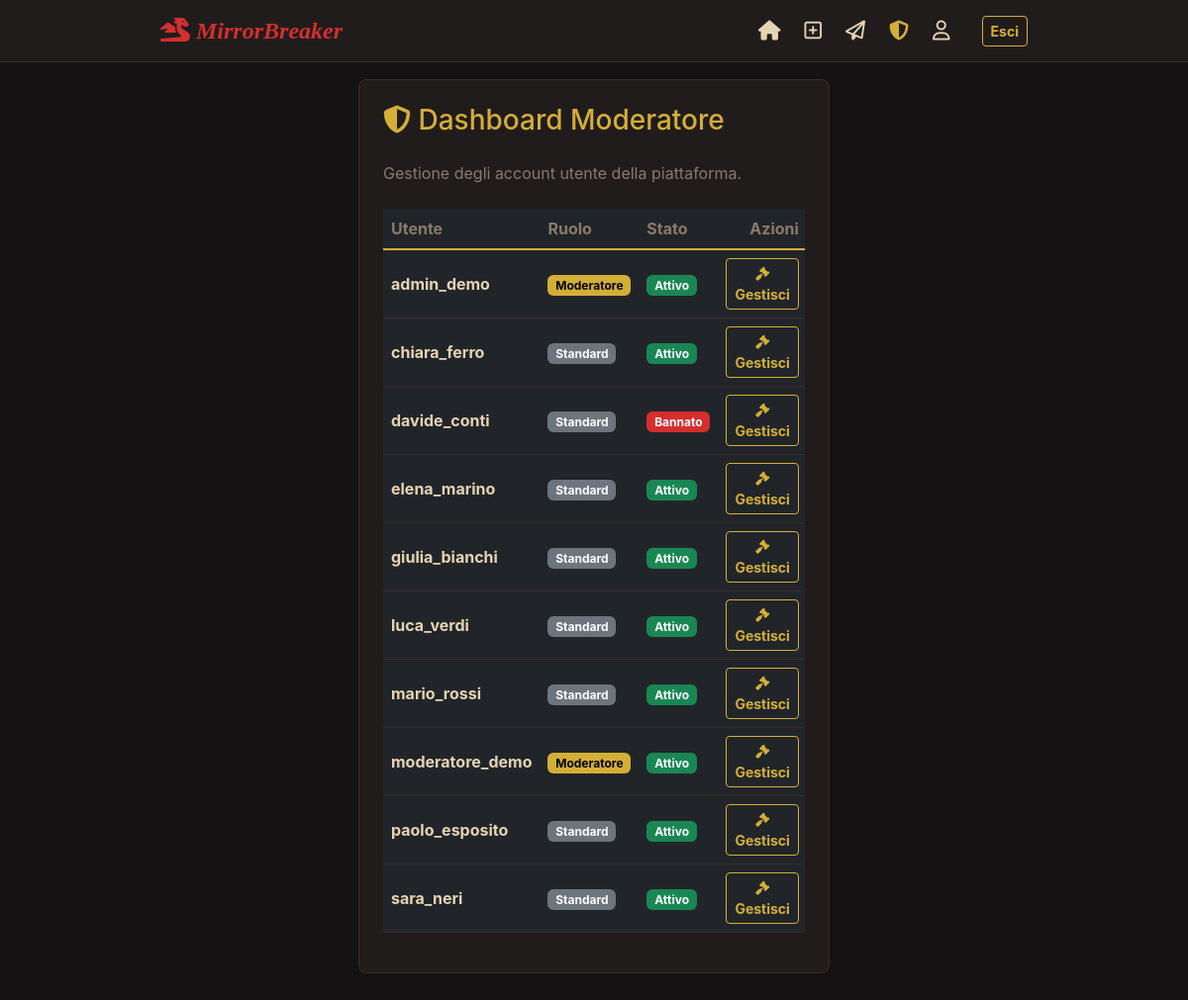
/moderatore/utenti/ (signed in), run on an earlier commit of the app's database.
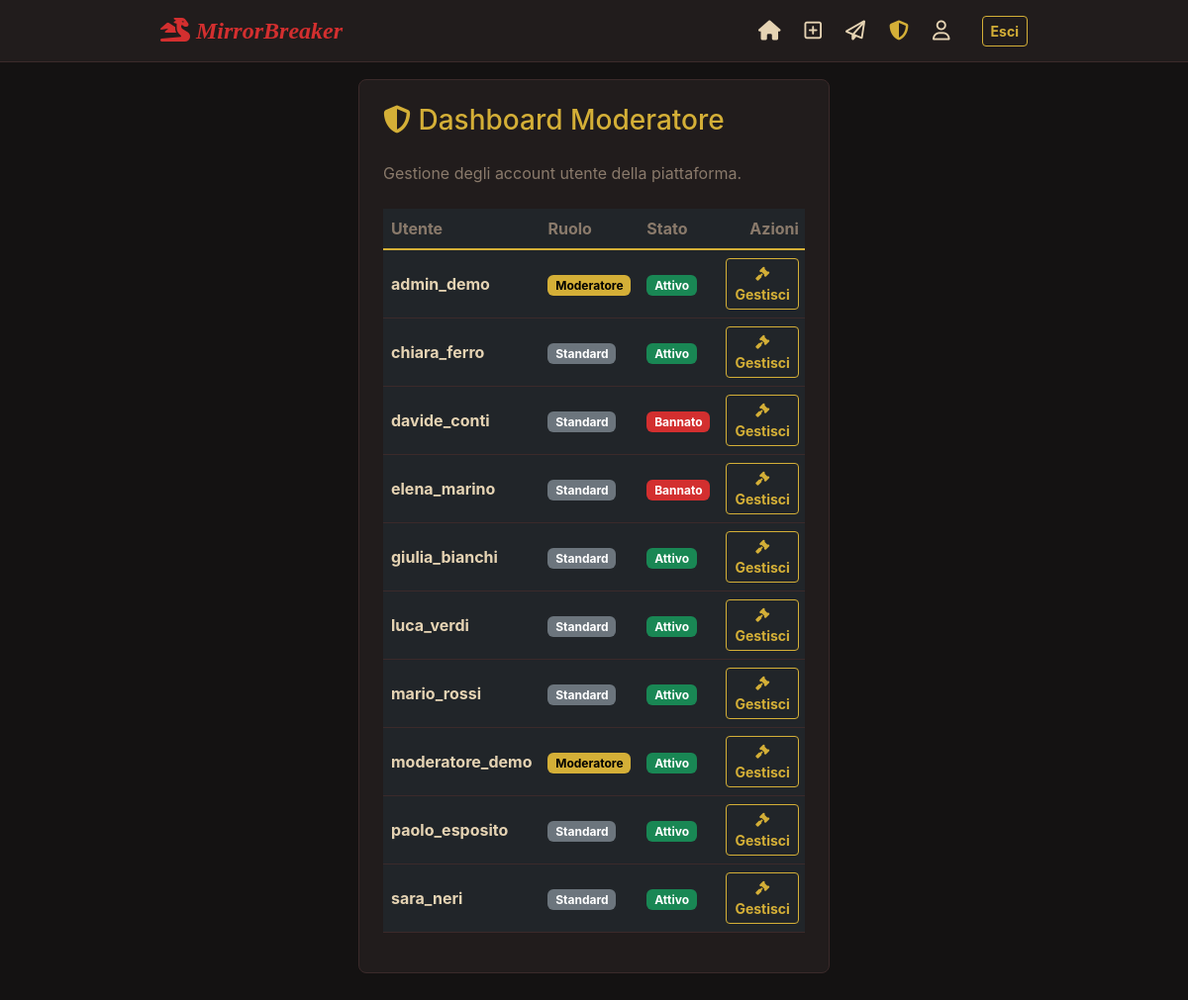
And on a later commit of the database.
### users/models.py (models this page shows, shortened)
class CustomUser(AbstractUser):
    ROLE_CHOICES = (
        ('standard',  'Utente Standard'),
        ('moderator', 'Moderatore'),
    )
    ruolo = models.CharField(max_length=20, choices=ROLE_CHOICES, default='standard')
    immagine_profilo = models.ImageField(upload_to='avatars/', null=True, blank=True)
    bio              = models.TextField(max_length=500, blank=True)
    link_sito        = models.URLField(max_length=200, blank=True)
    data_nascita     = models.DateField(null=True, blank=True)
    account_privato  = models.BooleanField(default=False)
    is_banned        = models.BooleanField(default=False)   # gestito dal moderatore
    following = models.ManyToManyField(
        'self',
        symmetrical=False,
        related_name='followers',
        blank=True,
    )
    richieste_follow = models.ManyToManyField(
        'self',
        symmetrical=False,
        related_name='richieste_in_arrivo',
        blank=True,
    )
    @property
    def is_moderator(self):
        return self.ruolo == 'moderator'

### users/views.py (the view)
    def wrapper(request, *args, **kwargs):
        if not request.user.is_authenticated or not request.user.is_moderator:
            return HttpResponseForbidden("Accesso riservato ai moderatori.")
        return view_func(request, *args, **kwargs)

### users/views.py (called while the page is built)
def moderatore_required(view_func):
    def wrapper(request, *args, **kwargs):
        if not request.user.is_authenticated or not request.user.is_moderator:
            return HttpResponseForbidden("Accesso riservato ai moderatori.")
        return view_func(request, *args, **kwargs)
    return wrapper

@login_required
@moderatore_required
def lista_utenti_view(request):
    utenti = CustomUser.objects.exclude(pk=request.user.pk).order_by('username')
    return render(request, 'users/moderatore/lista_utenti.html', {'utenti': utenti})

### templates/users/moderatore/lista_utenti.html (shortened to what this page needs)
{% extends 'base.html' %}
{% block content %}
<div class="row justify-content-center mt-4">
    <div class="col-md-10">
        <div class="post-card p-4">
            <h3 class="mb-4" style="color: var(--kiki-gold);">
                <i class="fa-solid fa-shield-halved"></i> Dashboard Moderatore
            </h3>
            <p class="text-muted mb-4">Gestione degli account utente della piattaforma.</p>
            <div class="table-responsive">
                <table class="table table-dark table-hover align-middle" style="background-color: transparent;">
                    <thead>
                        <tr style="border-bottom: 2px solid var(--kiki-gold);">
                            <th scope="col" style="color: var(--kiki-text-muted);">Utente</th>
                            <th scope="col" style="color: var(--kiki-text-muted);">Ruolo</th>
                            <th scope="col" style="color: var(--kiki-text-muted);">Stato</th>
                            <th scope="col" class="text-end" style="color: var(--kiki-text-muted);">Azioni</th>
                        </tr>
                    </thead>
                    <tbody>
                        {% for utente in utenti %}
                        <tr style="border-bottom: 1px solid var(--kiki-border);">
                            <td>
                                <a href="{% url 'users:profilo' utente.username %}" class="text-decoration-none fw-bold" style="color: var(--kiki-text-main);">
                                    {{ utente.username }}
                                </a>
                            </td>
                            <td>
                                {% if utente.is_moderator or utente.is_superuser %}
                                    <span class="badge" style="background-color: var(--kiki-gold); color: black;">Moderatore</span>
                                {% else %}
                                    <span class="badge bg-secondary">Standard</span>
                                {% endif %}
                            </td>
                            <td>
                                {% if utente.is_banned %}
                                    <span class="badge" style="background-color: var(--kiki-red);">Bannato</span>
                                {% else %}
                                    <span class="badge bg-success">Attivo</span>
                                {% endif %}
                            </td>
                            <td class="text-end">
                                <a href="{% url 'users:ban_utente' utente.username %}" class="btn btn-sm btn-kiki-outline">
                                    <i class="fa-solid fa-gavel"></i> Gestisci
                                </a>
                            </td>
                        </tr>
                        {% empty %}
                        <tr>
                            <td colspan="4" class="text-center text-muted py-4">Nessun utente trovato.</td>
                        </tr>
                        {% endfor %}
                    </tbody>
                </table>
            </div>
        </div>
    </div>
</div>
{% endblock %}

What changed in the data, as far as the page shows it:
changed CustomUser "elena_marino": is_banned "Attivo" → "Bannato"
